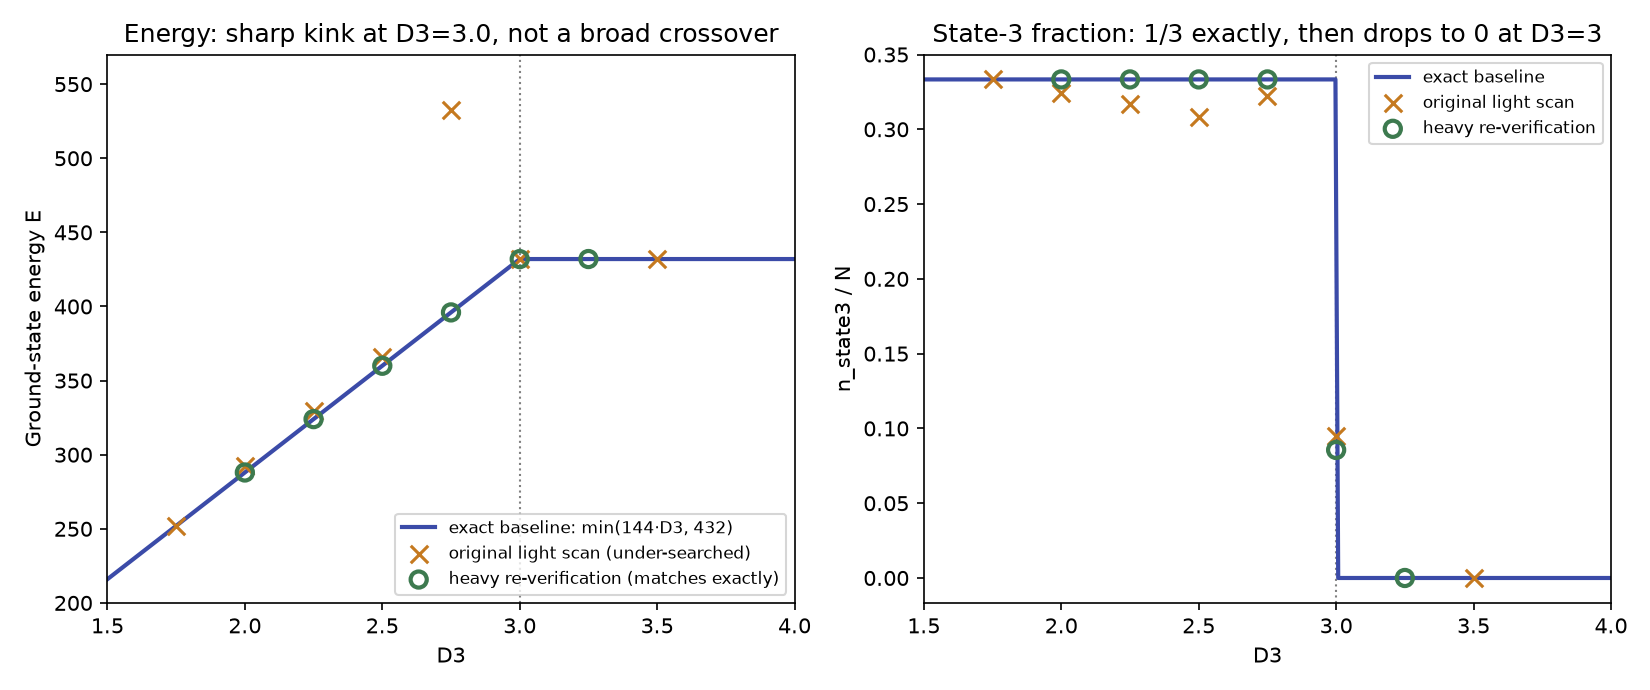

Here is the Python script that generated this plot:
"""Figure for the corrected finding: the fully-frustrated triangular
lattice's D3 transition is a SHARP kink at D3=3.0 (not the broad
D3~2-3.5 crossover originally reported), confirmed by heavy SA matching
the exact two-line envelope E*(D3)=min(144*D3, 432) at every checked
point. Shows the original (light-scan, under-searched) values alongside
the corrected heavy-search values against the exact trivial baseline.
"""
import matplotlib
matplotlib.use("Agg")
import matplotlib.pyplot as plt
import numpy as np

N = 432
N_BONDS = 1296

# Original light scan (triangular_lattice_D3_sweep.py, 5 random + 3 seeded
# restarts): systematically above the true optimum, badly so at D3=2.75.
D3_orig = np.array([1.75, 2.0, 2.25, 2.5, 2.75, 3.0, 3.5])
n3_orig = np.array([1/3, 0.3241, 0.3171, 0.3079, 0.322, 0.0949, 0.0])
nv_orig = np.array([0.0, 0.0093, 0.0162, 0.0255, 0.116, 0.2384, 0.3333])
E_orig = n3_orig * N * D3_orig + nv_orig * N_BONDS

# Heavy re-verification (triangular_lattice_sharp_transition_check.py +
# the D3=2.75 standalone reverify): exactly matches the trivial two-line
# envelope everywhere checked.
D3_heavy = np.array([2.0, 2.25, 2.5, 2.75, 3.0, 3.25])
n3_heavy = np.array([1/3, 1/3, 1/3, 1/3, 0.0856, 0.0])
nv_heavy = np.array([0.0, 0.0, 0.0, 0.0, 0.2477, 1/3])
E_heavy = n3_heavy * N * D3_heavy + nv_heavy * N_BONDS

D3_line = np.linspace(0, 4.0, 400)
E_trivial = np.minimum(N / 3 * D3_line, N_BONDS / 3)

fig, axes = plt.subplots(1, 2, figsize=(11, 4.6))

ax = axes[0]
ax.plot(D3_line, E_trivial, color="#3b4ba8", lw=2, zorder=1,
        label="exact baseline: min(144·D3, 432)")
ax.scatter(D3_orig, E_orig, marker="x", s=70, color="#c5791f", zorder=3,
           label="original light scan (under-searched)")
ax.scatter(D3_heavy, E_heavy, marker="o", s=60, facecolor="none",
           edgecolor="#3d7a4f", linewidth=2, zorder=4,
           label="heavy re-verification (matches exactly)")
ax.axvline(3.0, color="gray", ls=":", lw=1, zorder=0)
ax.set_xlabel("D3")
ax.set_ylabel("Ground-state energy E")
ax.set_title("Energy: sharp kink at D3=3.0, not a broad crossover")
ax.legend(fontsize=8, loc="lower right")
ax.set_xlim(1.5, 4.0)
ax.set_ylim(200, 570)

ax2 = axes[1]
n3_line = np.where(D3_line < 3.0, 1/3, 0.0)
ax2.plot(D3_line, n3_line, color="#3b4ba8", lw=2, zorder=1,
         label="exact baseline")
ax2.scatter(D3_orig, n3_orig, marker="x", s=70, color="#c5791f", zorder=3,
            label="original light scan")
ax2.scatter(D3_heavy, n3_heavy, marker="o", s=60, facecolor="none",
            edgecolor="#3d7a4f", linewidth=2, zorder=4,
            label="heavy re-verification")
ax2.axvline(3.0, color="gray", ls=":", lw=1, zorder=0)
ax2.set_xlabel("D3")
ax2.set_ylabel("n_state3 / N")
ax2.set_title("State-3 fraction: 1/3 exactly, then drops to 0 at D3=3")
ax2.legend(fontsize=8, loc="upper right")
ax2.set_xlim(1.5, 4.0)

fig.tight_layout()
fig.savefig("triangular_lattice_sharp_kink_figure.png", dpi=150)
print("saved triangular_lattice_sharp_kink_figure.png")
